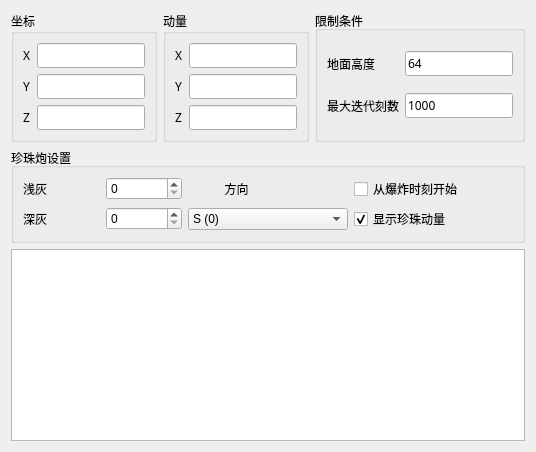
    <widget class="QWidget" name="tab">
     <attribute name="title">
      <string>轨迹模拟器</string>
     </attribute>
     <layout class="QVBoxLayout" name="verticalLayout_6">
      <item>
       <layout class="QHBoxLayout" name="horizontalLayout_2">
        <item>
         <widget class="QGroupBox" name="posGroupBox">
          <property name="sizePolicy">
           <sizepolicy hsizetype="Preferred" vsizetype="Minimum">
            <horstretch>0</horstretch>
            <verstretch>0</verstretch>
           </sizepolicy>
          </property>
          <property name="font">
           <font>
            <family>宋体</family>
            <pointsize>9</pointsize>
           </font>
          </property>
          <property name="title">
           <string>坐标</string>
          </property>
          <layout class="QGridLayout" name="gridLayout">
           <item row="1" column="0">
            <widget class="QLabel" name="posYLabel">
             <property name="sizePolicy">
              <sizepolicy hsizetype="Fixed" vsizetype="Preferred">
               <horstretch>0</horstretch>
               <verstretch>0</verstretch>
              </sizepolicy>
             </property>
             <property name="font">
              <font>
               <family>宋体</family>
               <pointsize>9</pointsize>
              </font>
             </property>
             <property name="text">
              <string>Y</string>
             </property>
             <property name="alignment">
              <set>Qt::AlignLeading|Qt::AlignLeft|Qt::AlignVCenter</set>
             </property>
            </widget>
           </item>
           <item row="1" column="1">
            <widget class="QLineEdit" name="posYLineEdit">
             <property name="sizePolicy">
              <sizepolicy hsizetype="Minimum" vsizetype="Fixed">
               <horstretch>0</horstretch>
               <verstretch>0</verstretch>
              </sizepolicy>
             </property>
             <property name="font">
              <font>
               <family>宋体</family>
               <pointsize>9</pointsize>
              </font>
             </property>
             <property name="text">
              <string/>
             </property>
            </widget>
           </item>
           <item row="0" column="0">
            <widget class="QLabel" name="posXLabel">
             <property name="sizePolicy">
              <sizepolicy hsizetype="Fixed" vsizetype="Preferred">
               <horstretch>0</horstretch>
               <verstretch>0</verstretch>
              </sizepolicy>
             </property>
             <property name="font">
              <font>
               <family>宋体</family>
               <pointsize>9</pointsize>
              </font>
             </property>
             <property name="text">
              <string>X</string>
             </property>
             <property name="alignment">
              <set>Qt::AlignLeading|Qt::AlignLeft|Qt::AlignVCenter</set>
             </property>
            </widget>
           </item>
           <item row="2" column="1">
            <widget class="QLineEdit" name="posZLineEdit">
             <property name="sizePolicy">
              <sizepolicy hsizetype="Minimum" vsizetype="Fixed">
               <horstretch>0</horstretch>
               <verstretch>0</verstretch>
              </sizepolicy>
             </property>
             <property name="font">
              <font>
               <family>宋体</family>
               <pointsize>9</pointsize>
              </font>
             </property>
             <property name="text">
              <string/>
             </property>
            </widget>
           </item>
           <item row="0" column="1">
            <widget class="QLineEdit" name="posXLineEdit">
             <property name="sizePolicy">
              <sizepolicy hsizetype="Minimum" vsizetype="Fixed">
               <horstretch>0</horstretch>
               <verstretch>0</verstretch>
              </sizepolicy>
             </property>
             <property name="font">
              <font>
               <family>宋体</family>
               <pointsize>9</pointsize>
              </font>
             </property>
             <property name="text">
              <string/>
             </property>
            </widget>
           </item>
           <item row="2" column="0">
            <widget class="QLabel" name="posZLabel">
             <property name="sizePolicy">
              <sizepolicy hsizetype="Fixed" vsizetype="Preferred">
               <horstretch>0</horstretch>
               <verstretch>0</verstretch>
              </sizepolicy>
             </property>
             <property name="font">
              <font>
               <family>宋体</family>
               <pointsize>9</pointsize>
              </font>
             </property>
             <property name="text">
              <string>Z</string>
             </property>
             <property name="alignment">
              <set>Qt::AlignLeading|Qt::AlignLeft|Qt::AlignVCenter</set>
             </property>
            </widget>
           </item>
          </layout>
         </widget>
        </item>
        <item>
         <widget class="QGroupBox" name="motionGroupBox">
          <property name="font">
           <font>
            <family>宋体</family>
            <pointsize>9</pointsize>
           </font>
          </property>
          <property name="title">
           <string>动量</string>
          </property>
          <layout class="QGridLayout" name="gridLayout_2">
           <item row="0" column="1">
            <widget class="QLineEdit" name="motionXLineEdit">
             <property name="sizePolicy">
              <sizepolicy hsizetype="Minimum" vsizetype="Fixed">
               <horstretch>0</horstretch>
               <verstretch>0</verstretch>
              </sizepolicy>
             </property>
             <property name="font">
              <font>
               <family>宋体</family>
               <pointsize>9</pointsize>
              </font>
             </property>
             <property name="text">
              <string/>
             </property>
            </widget>
           </item>
           <item row="0" column="0">
            <widget class="QLabel" name="motionXLabel">
             <property name="sizePolicy">
              <sizepolicy hsizetype="Fixed" vsizetype="Preferred">
               <horstretch>0</horstretch>
               <verstretch>0</verstretch>
              </sizepolicy>
             </property>
             <property name="font">
              <font>
               <family>宋体</family>
               <pointsize>9</pointsize>
              </font>
             </property>
             <property name="text">
              <string>X</string>
             </property>
             <property name="alignment">
              <set>Qt::AlignLeading|Qt::AlignLeft|Qt::AlignVCenter</set>
             </property>
            </widget>
           </item>
           <item row="1" column="0">
            <widget class="QLabel" name="motionYLabel">
             <property name="sizePolicy">
              <sizepolicy hsizetype="Fixed" vsizetype="Preferred">
               <horstretch>0</horstretch>
               <verstretch>0</verstretch>
              </sizepolicy>
             </property>
             <property name="font">
              <font>
               <family>宋体</family>
               <pointsize>9</pointsize>
              </font>
             </property>
             <property name="text">
              <string>Y</string>
             </property>
             <property name="alignment">
              <set>Qt::AlignLeading|Qt::AlignLeft|Qt::AlignVCenter</set>
             </property>
            </widget>
           </item>
           <item row="2" column="1">
            <widget class="QLineEdit" name="motionZLineEdit">
             <property name="sizePolicy">
              <sizepolicy hsizetype="Minimum" vsizetype="Fixed">
               <horstretch>0</horstretch>
               <verstretch>0</verstretch>
              </sizepolicy>
             </property>
             <property name="font">
              <font>
               <family>宋体</family>
               <pointsize>9</pointsize>
              </font>
             </property>
             <property name="text">
              <string/>
             </property>
            </widget>
           </item>
           <item row="1" column="1">
            <widget class="QLineEdit" name="motionYLineEdit">
             <property name="sizePolicy">
              <sizepolicy hsizetype="Minimum" vsizetype="Fixed">
               <horstretch>0</horstretch>
               <verstretch>0</verstretch>
              </sizepolicy>
             </property>
             <property name="font">
              <font>
               <family>宋体</family>
               <pointsize>9</pointsize>
              </font>
             </property>
             <property name="text">
              <string/>
             </property>
            </widget>
           </item>
           <item row="2" column="0">
            <widget class="QLabel" name="motionZLabel">
             <property name="sizePolicy">
              <sizepolicy hsizetype="Fixed" vsizetype="Preferred">
               <horstretch>0</horstretch>
               <verstretch>0</verstretch>
              </sizepolicy>
             </property>
             <property name="font">
              <font>
               <family>宋体</family>
               <pointsize>9</pointsize>
              </font>
             </property>
             <property name="text">
              <string>Z</string>
             </property>
             <property name="alignment">
              <set>Qt::AlignLeading|Qt::AlignLeft|Qt::AlignVCenter</set>
             </property>
            </widget>
           </item>
          </layout>
         </widget>
        </item>
        <item>
         <widget class="QGroupBox" name="groupBox_5">
          <property name="title">
           <string>限制条件</string>
          </property>
          <layout class="QGridLayout" name="gridLayout_8">
           <item row="0" column="0">
            <widget class="QLabel" name="groundYLabel">
             <property name="font">
              <font>
               <family>宋体</family>
               <pointsize>9</pointsize>
              </font>
             </property>
             <property name="text">
              <string>地面高度</string>
             </property>
            </widget>
           </item>
           <item row="0" column="1">
            <widget class="QLineEdit" name="groundYLineEdit">
             <property name="font">
              <font>
               <family>宋体</family>
               <pointsize>9</pointsize>
              </font>
             </property>
             <property name="text">
              <string>64</string>
             </property>
            </widget>
           </item>
           <item row="1" column="0">
            <widget class="QLabel" name="maxTickLabel">
             <property name="font">
              <font>
               <family>宋体</family>
               <pointsize>9</pointsize>
              </font>
             </property>
             <property name="text">
              <string>最大迭代刻数</string>
             </property>
            </widget>
           </item>
           <item row="1" column="1">
            <widget class="QLineEdit" name="maxTickLineEdit">
             <property name="font">
              <font>
               <family>宋体</family>
               <pointsize>9</pointsize>
              </font>
             </property>
             <property name="text">
              <string>1000</string>
             </property>
            </widget>
           </item>
          </layout>
         </widget>
        </item>
       </layout>
      </item>
      <item>
       <widget class="QGroupBox" name="groupBox_2">
        <property name="sizePolicy">
         <sizepolicy hsizetype="Preferred" vsizetype="Preferred">
          <horstretch>0</horstretch>
          <verstretch>0</verstretch>
         </sizepolicy>
        </property>
        <property name="font">
         <font>
          <pointsize>9</pointsize>
         </font>
        </property>
        <property name="title">
         <string>珍珠炮设置</string>
        </property>
        <layout class="QVBoxLayout" name="verticalLayout_3">
         <item>
          <layout class="QGridLayout" name="gridLayout_3">
           <item row="1" column="0">
            <layout class="QHBoxLayout" name="horizontalLayout_8">
             <item>
              <widget class="QLabel" name="amoutLabel2">
               <property name="font">
                <font>
                 <pointsize>9</pointsize>
                </font>
               </property>
               <property name="text">
                <string>深灰</string>
               </property>
              </widget>
             </item>
             <item>
              <widget class="QSpinBox" name="amoutSpinBox2">
               <property name="sizePolicy">
                <sizepolicy hsizetype="Preferred" vsizetype="Fixed">
                 <horstretch>0</horstretch>
                 <verstretch>0</verstretch>
                </sizepolicy>
               </property>
               <property name="font">
                <font>
                 <pointsize>9</pointsize>
                </font>
               </property>
               <property name="maximum">
                <number>1820</number>
               </property>
              </widget>
             </item>
            </layout>
           </item>
           <item row="1" column="1">
            <layout class="QHBoxLayout" name="horizontalLayout_7">
             <item>
              <widget class="QComboBox" name="directionComboBox">
               <property name="font">
                <font>
                 <pointsize>9</pointsize>
                </font>
               </property>
               <item>
                <property name="text">
                 <string>S (0)</string>
                </property>
               </item>
               <item>
                <property name="text">
                 <string>W (1)</string>
                </property>
               </item>
               <item>
                <property name="text">
                 <string>E (2)</string>
                </property>
               </item>
               <item>
                <property name="text">
                 <string>N (3)</string>
                </property>
               </item>
              </widget>
             </item>
            </layout>
           </item>
           <item row="0" column="0">
            <layout class="QHBoxLayout" name="horizontalLayout_6">
             <item>
              <widget class="QLabel" name="amoutLabel1">
               <property name="font">
                <font>
                 <pointsize>9</pointsize>
                </font>
               </property>
               <property name="text">
                <string>浅灰</string>
               </property>
              </widget>
             </item>
             <item>
              <widget class="QSpinBox" name="amoutSpinBox1">
               <property name="sizePolicy">
                <sizepolicy hsizetype="Preferred" vsizetype="Fixed">
                 <horstretch>0</horstretch>
                 <verstretch>0</verstretch>
                </sizepolicy>
               </property>
               <property name="font">
                <font>
                 <pointsize>9</pointsize>
                </font>
               </property>
               <property name="maximum">
                <number>1820</number>
               </property>
              </widget>
             </item>
            </layout>
           </item>
           <item row="0" column="2">
            <widget class="QCheckBox" name="isStartFromExplosionCheckBox">
             <property name="font">
              <font>
               <pointsize>9</pointsize>
              </font>
             </property>
             <property name="text">
              <string>从爆炸时刻开始</string>
             </property>
            </widget>
           </item>
           <item row="0" column="1">
            <layout class="QHBoxLayout" name="horizontalLayout_9">
             <item>
              <widget class="QLabel" name="label_6">
               <property name="font">
                <font>
                 <pointsize>9</pointsize>
                </font>
               </property>
               <property name="mouseTracking">
                <bool>false</bool>
               </property>
               <property name="tabletTracking">
                <bool>false</bool>
               </property>
               <property name="acceptDrops">
                <bool>false</bool>
               </property>
               <property name="layoutDirection">
                <enum>Qt::LeftToRight</enum>
               </property>
               <property name="text">
                <string>           方向</string>
               </property>
              </widget>
             </item>
            </layout>
           </item>
           <item row="1" column="2">
            <layout class="QHBoxLayout" name="horizontalLayout_11">
             <item>
              <widget class="QCheckBox" name="displayMomentumCheckBox">
               <property name="font">
                <font>
                 <pointsize>9</pointsize>
                </font>
               </property>
               <property name="text">
                <string>显示珍珠动量</string>
               </property>
               <property name="checked">
                <bool>true</bool>
               </property>
               <property name="tristate">
                <bool>false</bool>
               </property>
              </widget>
             </item>
            </layout>
           </item>
          </layout>
         </item>
        </layout>
       </widget>
      </item>
      <item>
       <widget class="QTableWidget" name="traceTableWidget"/>
      </item>
     </layout>
    </widget>
